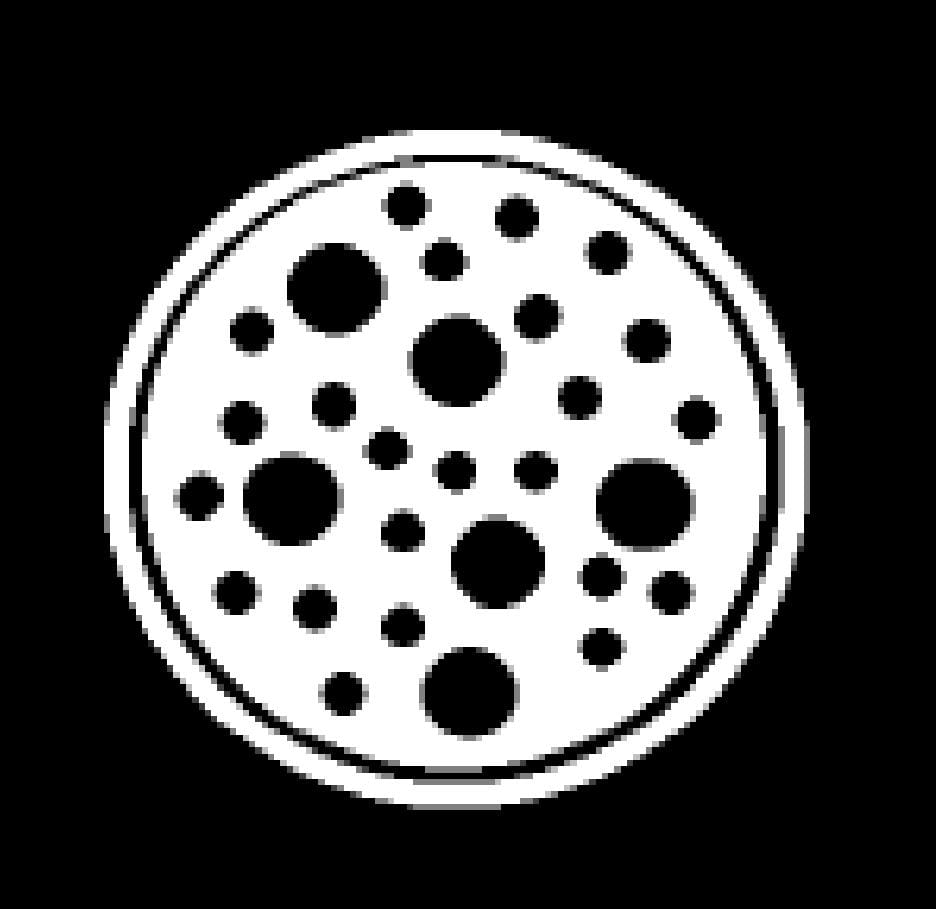
%> input picture Morfologia/circulo.jpeg, 936 x 909 px
$ octave noriega_luna_rogelio_main_morfo.m   (GNU Octave 9; MATLAB toolbox functions it lacks are replaced by stand-ins)
%> lines starting %> are read from the running program, lines starting %| are printed output that depends on the picture; in (x1, y1, x2, y2) boxes, pixels count from 0 and x2, y2 are one past the last pixel; in counts of white or black regions, pixels touching at a corner belong together; the program's own positions count from 1
%> further down, imagen is the input picture: size 909x936x3 uint8; min 0, max 255, mean 82.8
### Morfologia/f_morfo.m
function f_morfo(img_RANL)
img_gray_RANL = rgb2gray(img_RANL);

% se aplica un umbral adaptativo
umbral_RANL = adaptthresh(img_gray_RANL, 1);
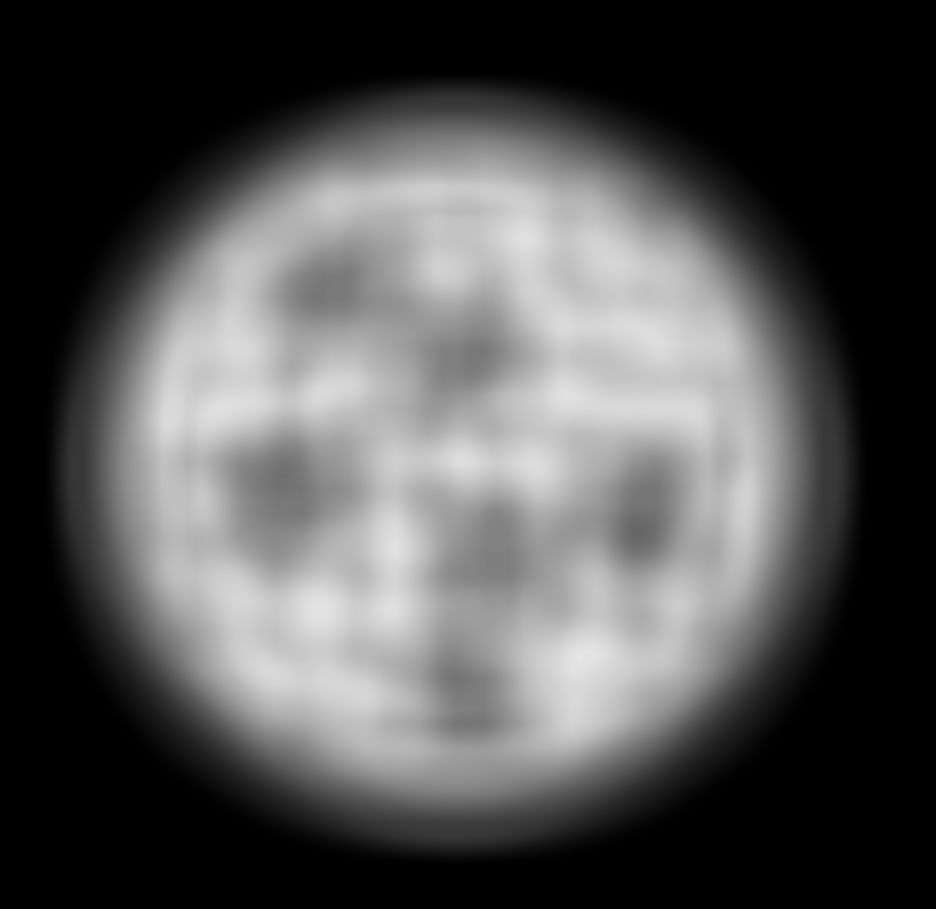
%> umbral_RANL: size 909x936 double; min 0, max 0.899, mean 0.325
% se cambia la imagen binaria y se invierte para poder obtener les ciculos
img_bin_RANL = imcomplement(imbinarize(img_gray_RANL, umbral_RANL));
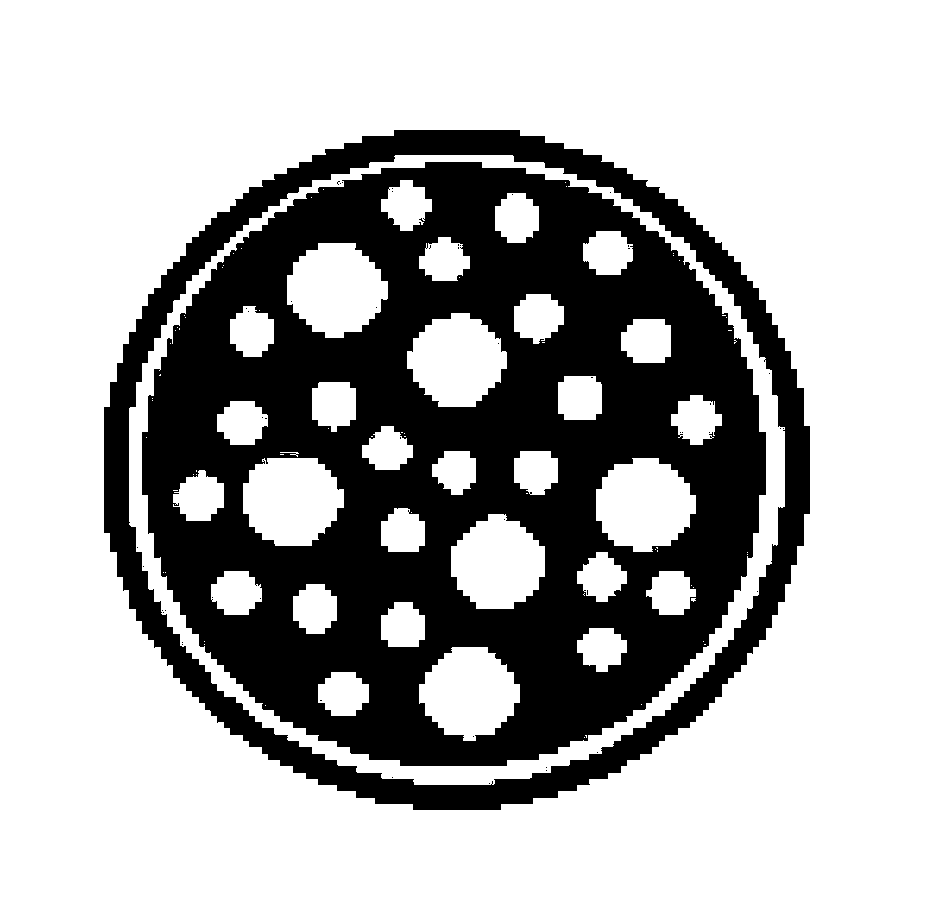
%> img_bin_RANL: size 909x936 logical; 68.4% white; 50 black regions (48 under 20 px), largest, box (x1, y1, x2, y2) and area: (142, 162, 766, 766) 215862, (104, 130, 810, 810) 52510

% se obtiene la matriz estructurada
elem_struct_RANL = strel('disk', 20);
% se erosiona la imagen orginal para quitar el ruido
img_erodada_RANL = imerode(img_bin_RANL, elem_struct_RANL);
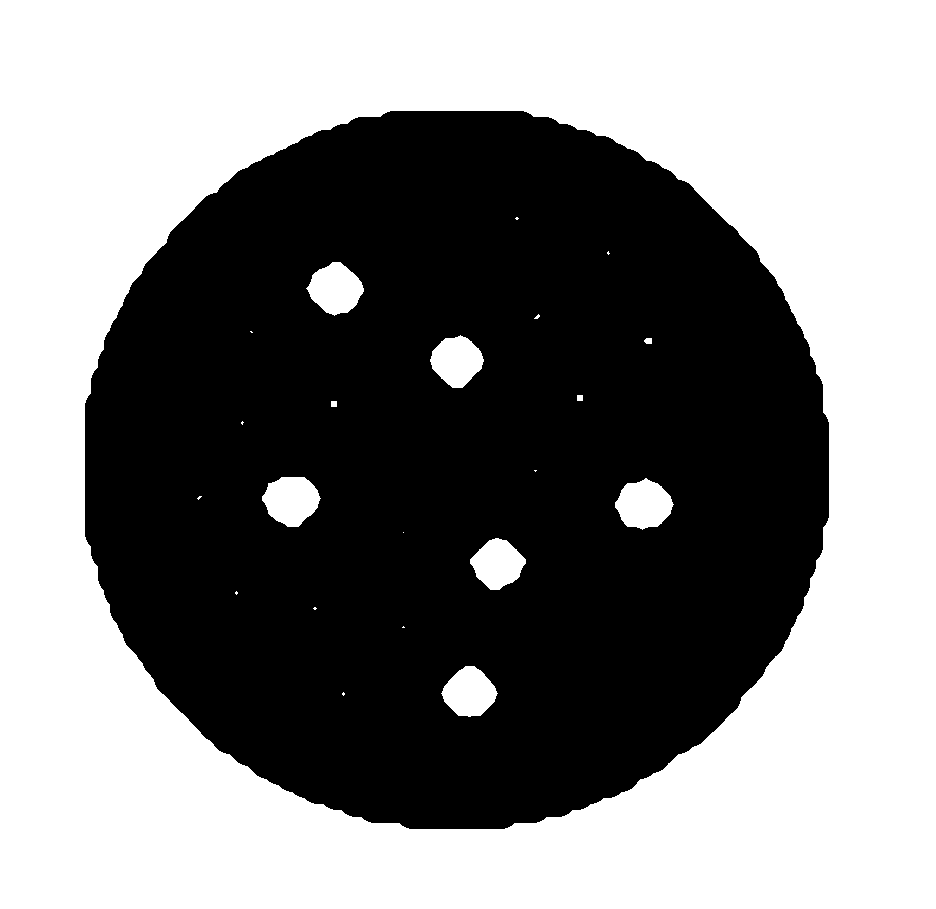
%> img_erodada_RANL: size 909x936 logical; 51.6% white; 1 black region, box (x1, y1, x2, y2) and area: (85, 111, 829, 829) 411950
% se dilatan los circulos para que tengan un contorno mas unifrme
img_dilatada_RANL = imdilate(img_erodada_RANL, elem_struct_RANL);
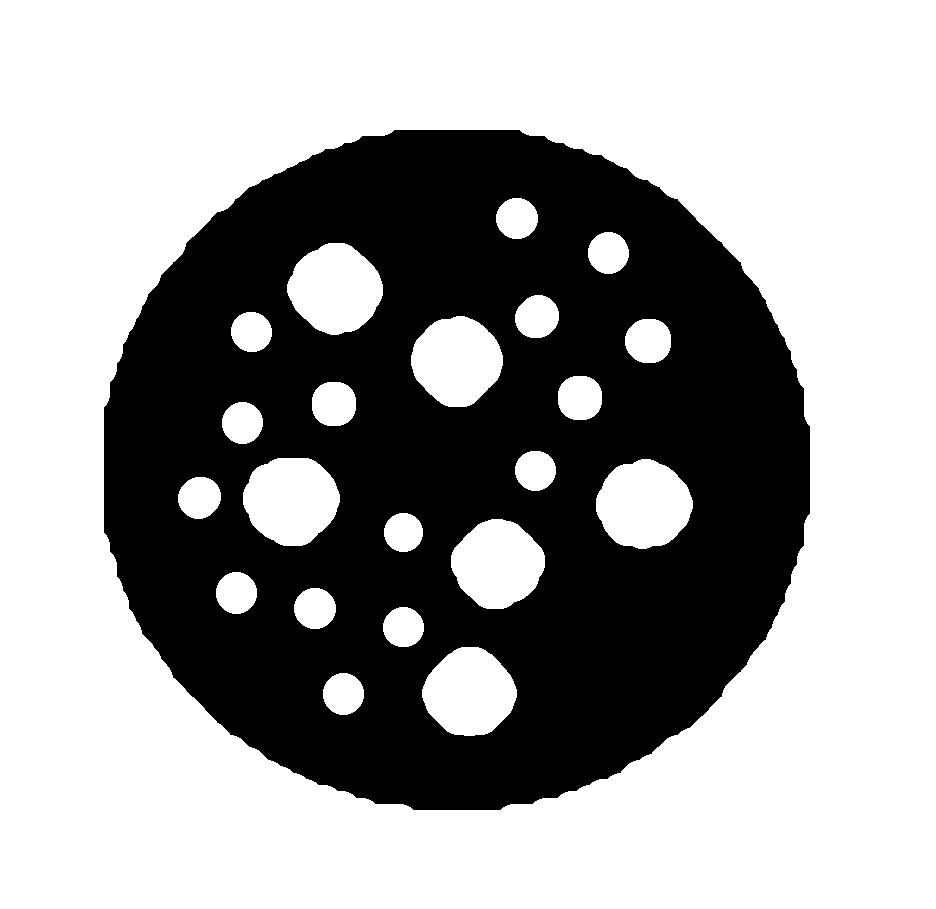
%> img_dilatada_RANL: size 909x936 logical; 62.3% white; 1 black region, box (x1, y1, x2, y2) and area: (104, 130, 810, 810) 320941
% la imagen resultante se pasa a negativo para que los circulos se
% mantengan negros
img_neg_RANL = imcomplement(img_dilatada_RANL);

% se detectan los círculos en la imagen utilizando la transformada de Hough circular
[centros, radios, metricas] = imfindcircles(img_neg_RANL, [20 50], 'ObjectPolarity', 'dark', 'Sensitivity', 0.9);
%> centros = 85 rows, first 12: [649 341.7; 334.5 404.5; 580.5 398.5; 315.5 609; 517.5 219; 237 593.5; 344 694.5; 609 253.5; 243 423.5; 537.7 317; 200 498.3; 404 627.7]; radios = 85 values, max 46.23 at index 17, min 20 at index 81, mean 28.7; metricas = 85 values, max 1.03 at index 1, min 0.0161 at index 84, mean 0.291

% se conta el número de círculos detectados
num_cir_RANL = length(radios);
%> num_cir_RANL = 85

% se mostra la imagen original y la imagen modificada con los círculos
% encontrados
%se imprime la imagen original
subplot(1,3,1);
imshow(img_RANL);
title('Imagen Original');

%se imprime la imagen modificada
subplot(1,3,2);
imshow(img_neg_RANL);
title('imagen modificada')

%se imrpime la imagen modificada con los circuilos resaltados
subplot(1,3,3);
imshow(img_neg_RANL);
%funsion para resaltar los circulos encontrados
viscircles(centros, radios, 'Color', 'r');
title('circulos encontrados');

% imprime la cantidad de circulos encontrados
fprintf('Número de círculos detectados: %d\n', num_cir_RANL);
%| Número de círculos detectados: 85

### Morfologia/noriega_luna_rogelio_main_morfo.m
%programa para aplicar morfologia a una imagen (conteo de circulos)
clear;
close all;
clc;
% se lee la imagen y se cambia a blanco y negro
imagen = imread('circulo.jpeg');
f_morfo(imagen);
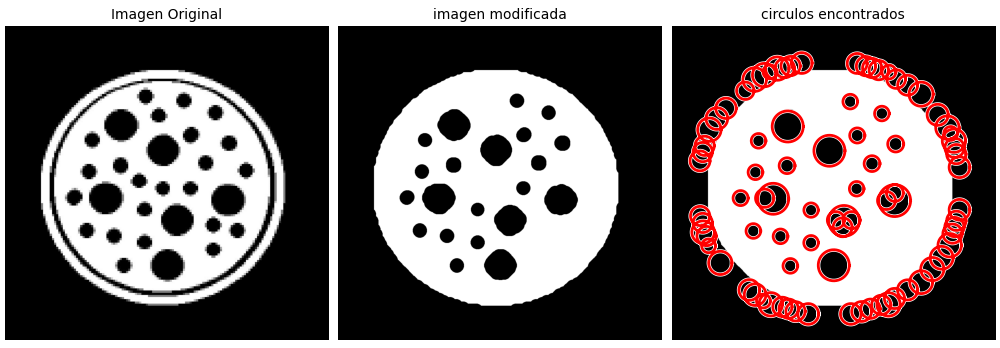
%> figure redrawn from the program's plot data, 3 panels
